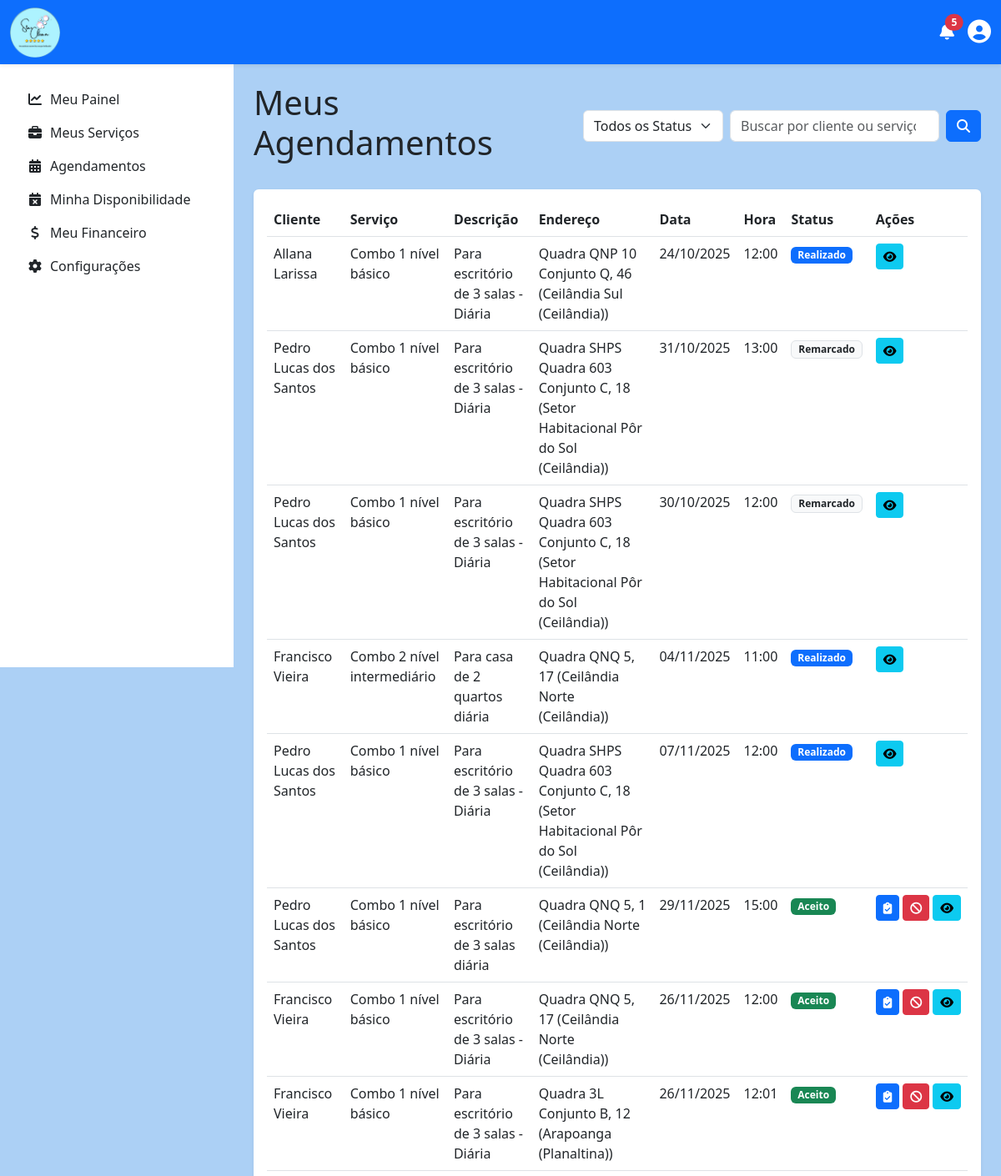
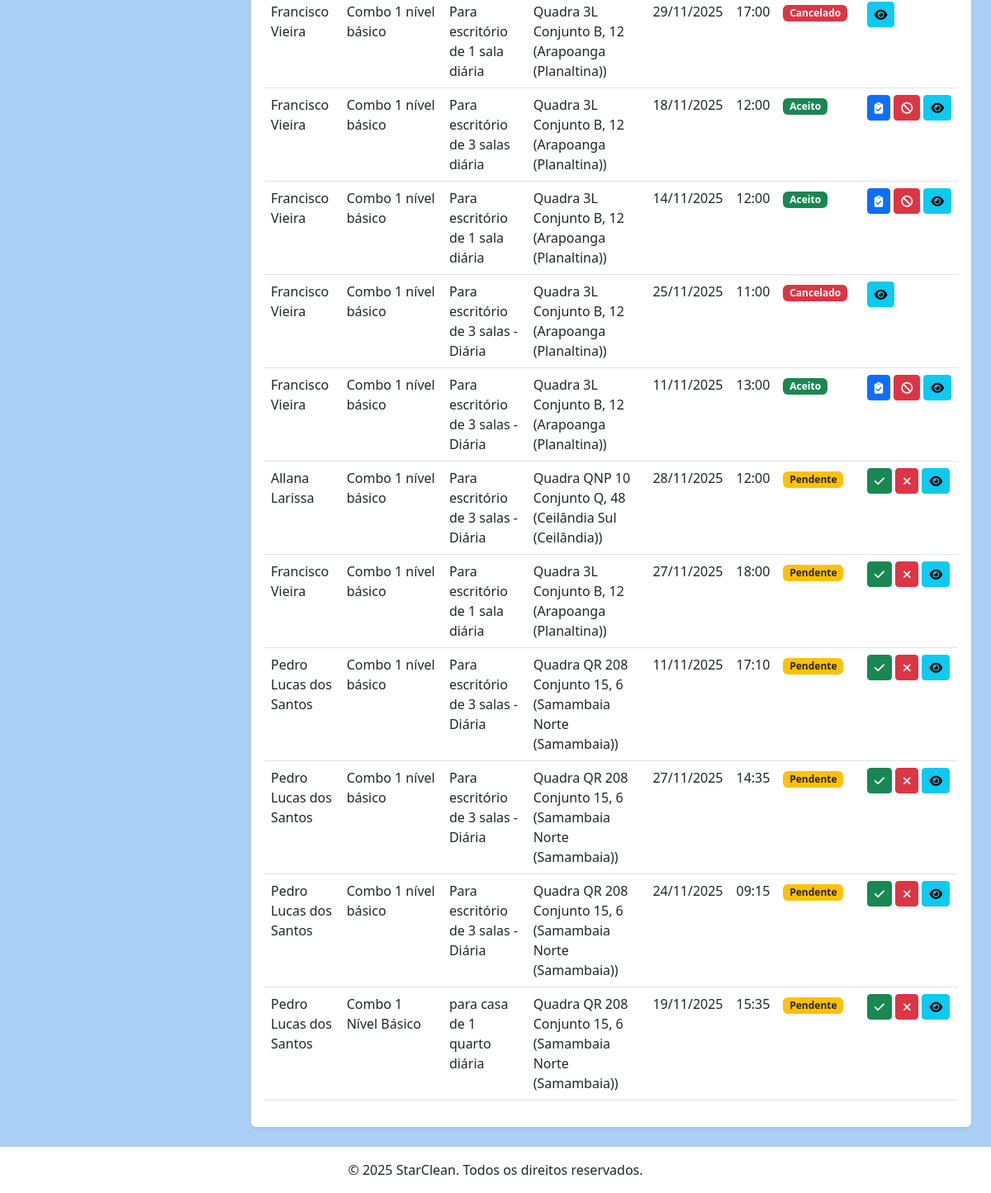
The app's page /prestador/gerir_agendamentos.php (signed in) with its own data (2 pictures, top to bottom).
### tables this page shows
CREATE TABLE `agendamento` (
  `id` int(11) NOT NULL,
  `Cliente_id` int(11) NOT NULL,
  `Prestador_id` int(11) NOT NULL,
  `Servico_id` int(11) NOT NULL,
  `Endereco_id` int(11) NOT NULL,
  `data` date NOT NULL,
  `hora` time NOT NULL,
  `status` enum('pendente','aceito','realizado','cancelado','remarcado') NOT NULL DEFAULT 'pendente',
  `observacoes` text DEFAULT NULL,
  `tem_pets` tinyint(1) NOT NULL DEFAULT 0,
  `tem_crianca` tinyint(1) NOT NULL DEFAULT 0,
  `possui_aspirador` tinyint(1) NOT NULL DEFAULT 0,
  `notificacao_prestador_lida` tinyint(1) NOT NULL DEFAULT 0,
  `notificacao_cliente_lida` tinyint(1) NOT NULL DEFAULT 0,
  `notificacao_admin_lida` tinyint(1) NOT NULL DEFAULT 0
);

CREATE TABLE `cliente` (
  `id` int(11) NOT NULL,
  `nome` varchar(45) NOT NULL,
  `sobrenome` varchar(45) NOT NULL,
  `email` varchar(150) NOT NULL,
  `data_nascimento` date NOT NULL,
  `telefone` varchar(20) NOT NULL,
  `cpf` varchar(14) NOT NULL,
  `password` varchar(255) NOT NULL,
  `receber_notificacoes_email` tinyint(1) NOT NULL DEFAULT 1,
  `criado_em` timestamp NOT NULL DEFAULT current_timestamp(),
  `atualizado_em` timestamp NOT NULL DEFAULT current_timestamp() ON UPDATE current_timestamp()
);

CREATE TABLE `servico` (
  `id` int(11) NOT NULL,
  `titulo` varchar(100) NOT NULL,
  `descricao` text NOT NULL,
  `preco` double NOT NULL,
  `duracao_estimada` time DEFAULT NULL,
  `prestador_id` int(11) NOT NULL,
  `oculto` tinyint(1) NOT NULL DEFAULT 0 COMMENT '0 = visível, 1 = oculto'
);

CREATE TABLE `endereco` (
  `id` int(11) NOT NULL,
  `Cliente_id` int(11) NOT NULL,
  `Prestador_id` int(11) DEFAULT NULL,
  `cep` varchar(9) NOT NULL,
  `logradouro` varchar(250) DEFAULT NULL,
  `bairro` varchar(45) DEFAULT NULL,
  `cidade` varchar(45) DEFAULT NULL,
  `uf` char(2) DEFAULT NULL,
  `numero` varchar(10) DEFAULT NULL,
  `complemento` varchar(100) DEFAULT NULL,
  `latitude` decimal(10,8) DEFAULT NULL,
  `criado_em` timestamp NOT NULL DEFAULT current_timestamp(),
  `atualizado_em` timestamp NOT NULL DEFAULT current_timestamp() ON UPDATE current_timestamp(),
  `longitude` decimal(11,8) DEFAULT NULL
);

### prestador/gerir_agendamentos.php (the view, shortened to what this page needs)
<?php
$id_prestador_logado = $_SESSION['usuario_id'];
$agendamentos = [];
$termo_busca = $_GET['q'] ?? '';
try {
    $pdo = obterConexaoPDO();
    $params = [$id_prestador_logado];
    $sql = "SELECT a.id, c.nome as nome_cliente, s.titulo as titulo_servico, s.descricao as descricao_servico,
                   a.data, a.hora, a.status, e.logradouro, e.numero, e.bairro
            FROM Agendamento a
            JOIN Cliente c ON a.Cliente_id = c.id
            JOIN Servico s ON a.Servico_id = s.id
            JOIN Endereco e ON a.Endereco_id = e.id
            WHERE a.Prestador_id = ?";
    $stmt = $pdo->prepare($sql);
    $stmt->execute($params);
    $agendamentos = $stmt->fetchAll(PDO::FETCH_ASSOC);
} catch (PDOException $e) {
    error_log("Erro ao buscar os agendamentos: " . $e->getMessage());
    $mensagem_erro = '<div class="alert alert-danger">Erro ao carregar agendamentos. Tente novamente.</div>';
}
include '../includes/header.php';
include '../includes/navbar_logged_in.php';
?>
        <?php include '../includes/menu.php'; ?>
<main class="d-flex">
    <?php include '../includes/sidebar.php'; ?>
    <div class="container-fluid p-4 flex-grow-1">
        <div class="d-flex justify-content-between align-items-center mb-4">
            <h1>Meus Agendamentos</h1>
            <form method="GET" action="gerir_agendamentos.php" class="d-flex gap-2">
                <div class="flex-shrink-0">
                    <select name="status" class="form-select" style="width: auto;">
                        <option value="">Todos os Status</option>
                    </select>
                </div>
                <input class="form-control" type="search" name="q" placeholder="Buscar por cliente ou serviço..." value="<?= htmlspecialchars($termo_busca) ?>">
                <button class="btn btn-primary" type="submit"><i class="fas fa-search"></i></button>
            </form>
        </div>
        <div class="card border-0 shadow-sm">
            <div class="card-body">
                <div class="table-responsive">
                    <table class="table table-hover">
                        <thead>
                            <tr>
                                <th>Cliente</th>
                                <th>Serviço</th>
                                <th>Descrição</th>
                                <th>Endereço</th>
                                <th>Data</th>
                                <th>Hora</th>
                                <th>Status</th>
                                <th>Ações</th>
                            </tr>
                        </thead>
                        <tbody>
                            <?php if (empty($agendamentos)): ?>
                                <tr>
                                    <?php if (!empty($termo_busca)): ?>
                                        <td colspan="8" class="text-center">Nenhum agendamento encontrado para "<?= htmlspecialchars($termo_busca) ?>".</td>
                                    <?php else: ?>
                                        <td colspan="8" class="text-center">Nenhum agendamento encontrado.</td>
                                    <?php endif; ?>
                                </tr>
                            <?php else: ?>
                                <?php foreach ($agendamentos as $agendamento):
                                    $status = strtolower($agendamento['status']);
                                    ?>
                                    <tr>
                                        <td><?= htmlspecialchars($agendamento['nome_cliente']) ?></td>
                                        <td><?= htmlspecialchars($agendamento['titulo_servico']) ?></td>
                                        <td><?= htmlspecialchars($agendamento['descricao_servico']) ?></td>
                                        <td><?= htmlspecialchars($agendamento['logradouro']) ?>,
                                            <?= htmlspecialchars($agendamento['numero']) ?>
                                            (<?= htmlspecialchars($agendamento['bairro']) ?>)</td>
                                        <td><?= date('d/m/Y', strtotime($agendamento['data'])) ?></td>
                                        <td><?= htmlspecialchars(substr($agendamento['hora'], 0, 5)) ?></td>
                                        <td>
                                            <?php
                                            $badge_class = 'bg-secondary';
                                            switch ($status) {
                                                case 'pendente':
                                                    $badge_class = 'bg-warning text-dark';
                                                    break;
                                                case 'aceito':
                                                    $badge_class = 'bg-success';
                                                    break;
                                                case 'realizado':
                                                    $badge_class = 'bg-primary';
                                                    break;
                                                case 'cancelado':
                                                    $badge_class = 'bg-danger';
                                                    break;
                                                case 'remarcado':
                                                    $badge_class = 'bg-light text-dark border';
                                                    break;
                                            }
                                            ?>
                                            <span
                                                class="badge <?= $badge_class ?>"><?= htmlspecialchars(ucfirst($agendamento['status'])) ?></span>
                                        </td>
                                        <td>
                                            <div class="d-flex gap-1" role="group" aria-label="Ações do Agendamento">
                                                <?php if ($status === 'pendente'): ?>
                                                    <a href="processar_agendamento.php?id=<?= $agendamento['id'] ?>&acao=aceito" class="btn btn-sm btn-success" data-bs-toggle="tooltip" title="Aceitar">
                                                        <i class="fas fa-check"></i>
                                                    </a>
                                                    <a href="processar_agendamento.php?id=<?= $agendamento['id'] ?>&acao=cancelado" class="btn btn-sm btn-danger" data-bs-toggle="tooltip" title="Recusar">
                                                        <i class="fas fa-times"></i>
                                                    </a>
                                                <?php elseif ($status === 'aceito'): ?>
                                                    <a href="processar_agendamento.php?id=<?= $agendamento['id'] ?>&acao=realizado" class="btn btn-sm btn-primary" data-bs-toggle="tooltip" title="Marcar como Concluído">
                                                        <i class="fas fa-clipboard-check"></i>
                                                    </a>
                                                    <a href="processar_agendamento.php?id=<?= $agendamento['id'] ?>&acao=cancelado" class="btn btn-sm btn-danger" data-bs-toggle="tooltip" title="Cancelar Agendamento" onclick="return confirm('Tem certeza que deseja cancelar este agendamento? O cliente será notificado.');">
                                                        <i class="fas fa-ban"></i>
                                                    </a>
                                                <?php endif; ?>
                                                <a href="visualizar_agendamento.php?id=<?= $agendamento['id'] ?>" class="btn btn-sm btn-info" data-bs-toggle="tooltip" title="Visualizar Detalhes">
                                                    <i class="fas fa-eye"></i>
                                                </a>
                                            </div>
                                        </td>
                                    </tr>
                                <?php endforeach; ?>
                            <?php endif; ?>
                        </tbody>
                    </table>
                </div>
            </div>
        </div>
    </div>
</main>
<?php include '../includes/footer.php'; ?>

### includes/star_clean.css (style rules this page uses)
body { padding-top: 75px; }
.card-body { min-height: 220px; }
.card { transition: transform 0.3s ease, box-shadow 0.3s ease; }
@media (min-width: 768px) { main.d-flex > .flex-grow-1 { margin-left: 280px; } }
main.d-flex { flex-grow: 1; }

### records on screen
agendamento: Cliente.nome "Allana Larissa", Servico.titulo "Combo 1 nível básico", Servico.descricao "Para escritório de 3 salas - Diária", Endereco.logradouro "Quadra QNP 10 Conjunto Q", Endereco.numero "46", Endereco.bairro "Ceilândia Sul (Ceilândia)", data "24/10/2025", hora "12:00", status "Realizado"
agendamento: Cliente.nome "Pedro Lucas dos Santos", Servico.titulo "Combo 1 nível básico", Servico.descricao "Para escritório de 3 salas - Diária", Endereco.logradouro "Quadra SHPS Quadra 603 Conjunto C", Endereco.numero "18", Endereco.bairro "Setor Habitacional Pôr do Sol (Ceilândia)", data "31/10/2025", hora "13:00", status "Remarcado"
agendamento: Cliente.nome "Pedro Lucas dos Santos", Servico.titulo "Combo 1 nível básico", Servico.descricao "Para escritório de 3 salas - Diária", Endereco.logradouro "Quadra SHPS Quadra 603 Conjunto C", Endereco.numero "18", Endereco.bairro "Setor Habitacional Pôr do Sol (Ceilândia)", data "30/10/2025", hora "12:00", status "Remarcado"
agendamento: Cliente.nome "Francisco Vieira", Servico.titulo "Combo 2 nível intermediário", Servico.descricao "Para casa de 2 quartos diária", Endereco.logradouro "Quadra QNQ 5", Endereco.numero "17", Endereco.bairro "Ceilândia Norte (Ceilândia)", data "04/11/2025", hora "11:00", status "Realizado"
agendamento: Cliente.nome "Pedro Lucas dos Santos", Servico.titulo "Combo 1 nível básico", Servico.descricao "Para escritório de 3 salas - Diária", Endereco.logradouro "Quadra SHPS Quadra 603 Conjunto C", Endereco.numero "18", Endereco.bairro "Setor Habitacional Pôr do Sol (Ceilândia)", data "07/11/2025", hora "12:00", status "Realizado"
agendamento: Cliente.nome "Pedro Lucas dos Santos", Servico.titulo "Combo 1 nível básico", Servico.descricao "Para escritório de 3 salas diária", Endereco.logradouro "Quadra QNQ 5", Endereco.numero "1", Endereco.bairro "Ceilândia Norte (Ceilândia)", data "29/11/2025", hora "15:00", status "Aceito"
agendamento: Cliente.nome "Francisco Vieira", Servico.titulo "Combo 1 nível básico", Servico.descricao "Para escritório de 3 salas - Diária", Endereco.logradouro "Quadra QNQ 5", Endereco.numero "17", Endereco.bairro "Ceilândia Norte (Ceilândia)", data "26/11/2025", hora "12:00", status "Aceito"
agendamento: Cliente.nome "Francisco Vieira", Servico.titulo "Combo 1 nível básico", Servico.descricao "Para escritório de 3 salas - Diária", Endereco.logradouro "Quadra 3L Conjunto B", Endereco.numero "12", Endereco.bairro "Arapoanga (Planaltina)", data "26/11/2025", hora "12:01", status "Aceito"
agendamento: Cliente.nome "Francisco Vieira", Servico.titulo "Combo 1 nível básico", Servico.descricao "Para escritório de 1 sala diária", Endereco.logradouro "Quadra 3L Conjunto B", Endereco.numero "12", Endereco.bairro "Arapoanga (Planaltina)", data "29/11/2025", hora "17:00", status "Cancelado"
agendamento: Cliente.nome "Francisco Vieira", Servico.titulo "Combo 1 nível básico", Servico.descricao "Para escritório de 3 salas diária", Endereco.logradouro "Quadra 3L Conjunto B", Endereco.numero "12", Endereco.bairro "Arapoanga (Planaltina)", data "18/11/2025", hora "12:00", status "Aceito"
agendamento: Cliente.nome "Francisco Vieira", Servico.titulo "Combo 1 nível básico", Servico.descricao "Para escritório de 1 sala diária", Endereco.logradouro "Quadra 3L Conjunto B", Endereco.numero "12", Endereco.bairro "Arapoanga (Planaltina)", data "14/11/2025", hora "12:00", status "Aceito"
agendamento: Cliente.nome "Francisco Vieira", Servico.titulo "Combo 1 nível básico", Servico.descricao "Para escritório de 3 salas - Diária", Endereco.logradouro "Quadra 3L Conjunto B", Endereco.numero "12", Endereco.bairro "Arapoanga (Planaltina)", data "25/11/2025", hora "11:00", status "Cancelado"
agendamento: Cliente.nome "Francisco Vieira", Servico.titulo "Combo 1 nível básico", Servico.descricao "Para escritório de 3 salas - Diária", Endereco.logradouro "Quadra 3L Conjunto B", Endereco.numero "12", Endereco.bairro "Arapoanga (Planaltina)", data "11/11/2025", hora "13:00", status "Aceito"
agendamento: Cliente.nome "Allana Larissa", Servico.titulo "Combo 1 nível básico", Servico.descricao "Para escritório de 3 salas - Diária", Endereco.logradouro "Quadra QNP 10 Conjunto Q", Endereco.numero "48", Endereco.bairro "Ceilândia Sul (Ceilândia)", data "28/11/2025", hora "12:00", status "Pendente"
agendamento: Cliente.nome "Francisco Vieira", Servico.titulo "Combo 1 nível básico", Servico.descricao "Para escritório de 1 sala diária", Endereco.logradouro "Quadra 3L Conjunto B", Endereco.numero "12", Endereco.bairro "Arapoanga (Planaltina)", data "27/11/2025", hora "18:00", status "Pendente"
agendamento: Cliente.nome "Pedro Lucas dos Santos", Servico.titulo "Combo 1 nível básico", Servico.descricao "Para escritório de 3 salas - Diária", Endereco.logradouro "Quadra QR 208 Conjunto 15", Endereco.numero "6", Endereco.bairro "Samambaia Norte (Samambaia)", data "11/11/2025", hora "17:10", status "Pendente"
agendamento: Cliente.nome "Pedro Lucas dos Santos", Servico.titulo "Combo 1 nível básico", Servico.descricao "Para escritório de 3 salas - Diária", Endereco.logradouro "Quadra QR 208 Conjunto 15", Endereco.numero "6", Endereco.bairro "Samambaia Norte (Samambaia)", data "27/11/2025", hora "14:35", status "Pendente"
agendamento: Cliente.nome "Pedro Lucas dos Santos", Servico.titulo "Combo 1 nível básico", Servico.descricao "Para escritório de 3 salas - Diária", Endereco.logradouro "Quadra QR 208 Conjunto 15", Endereco.numero "6", Endereco.bairro "Samambaia Norte (Samambaia)", data "24/11/2025", hora "09:15", status "Pendente"
agendamento: Cliente.nome "Pedro Lucas dos Santos", Servico.titulo "Combo 1 Nível Básico", Servico.descricao "para casa de 1 quarto diária", Endereco.logradouro "Quadra QR 208 Conjunto 15", Endereco.numero "6", Endereco.bairro "Samambaia Norte (Samambaia)", data "19/11/2025", hora "15:35", status "Pendente"

### other values on screen
count($notifications) "5"
